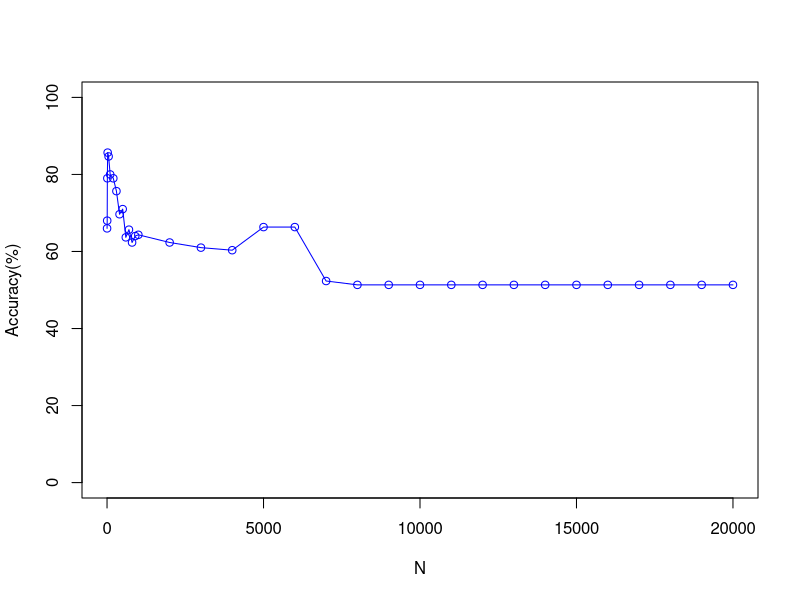

This figure's R source:
# Author : G Asish Kumar*/
# Description: Plot that shows the comparison of Accuracy vs No of Top features Selected for 
# 			   Pearson having K=3 and With Out Normalisation of the features 

 x <- c(1, 5, 10, 20, 50, 100, 200, 300, 400, 500, 600, 700, 800, 900, 1000, 2000, 3000, 4000, 5000, 6000, 7000, 8000, 9000, 10000, 11000, 12000, 13000, 14000, 15000, 16000, 17000, 18000, 19000, 20000)
 y <- c(66,
68,
79,
85.66666667,
84.66666667,
80,
79,
75.66666667,
69.66666667,
71,
63.66666667,
65.66666667,
62.33333333,
64,
64.33333333,
62.33333333,
61,
60.33333333,
66.33333333,
66.33333333,
52.33333333,
51.33333333,
51.33333333,
51.33333333,
51.33333333,
51.33333333,
51.33333333,
51.33333333,
51.33333333,
51.33333333,
51.33333333,
51.33333333,
51.33333333,
51.33333333)
 plot(x, y, type='o', pch=1, col="blue", xlab="N", ylab="Accuracy(%)", ylim=c(0, 100), xlim=c(0,20000))
